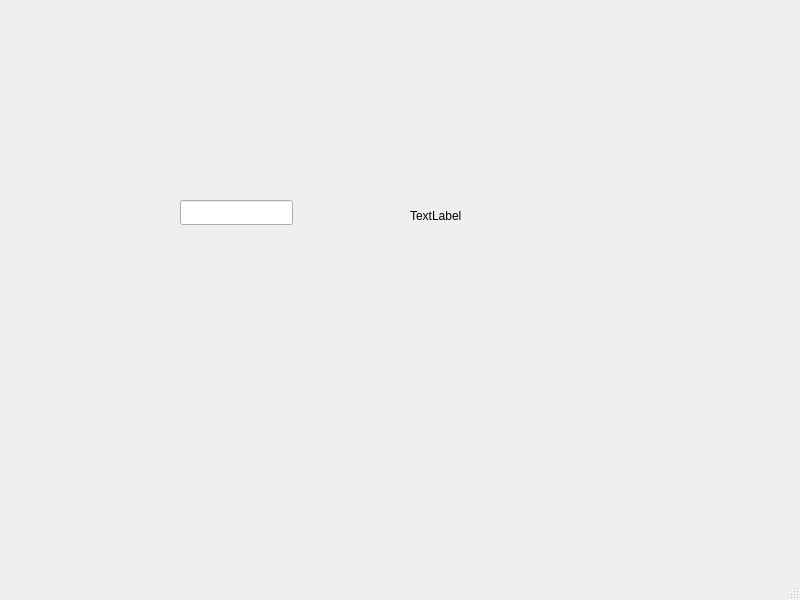
<?xml version="1.0" encoding="UTF-8"?>
<ui version="4.0">
 <class>MainWindow</class>
 <widget class="QMainWindow" name="MainWindow">
  <property name="geometry">
   <rect>
    <x>0</x>
    <y>0</y>
    <width>800</width>
    <height>600</height>
   </rect>
  </property>
  <property name="windowTitle">
   <string>MainWindow</string>
  </property>
  <widget class="QWidget" name="centralwidget">
   <widget class="QLineEdit" name="lineEdit">
    <property name="geometry">
     <rect>
      <x>180</x>
      <y>200</y>
      <width>113</width>
      <height>25</height>
     </rect>
    </property>
   </widget>
   <widget class="QLabel" name="label">
    <property name="geometry">
     <rect>
      <x>410</x>
      <y>200</y>
      <width>181</width>
      <height>31</height>
     </rect>
    </property>
    <property name="text">
     <string>TextLabel</string>
    </property>
   </widget>
  </widget>
  <widget class="QMenuBar" name="menubar">
   <property name="geometry">
    <rect>
     <x>0</x>
     <y>0</y>
     <width>800</width>
     <height>26</height>
    </rect>
   </property>
  </widget>
  <widget class="QStatusBar" name="statusbar"/>
 </widget>
 <resources/>
 <connections/>
</ui>
